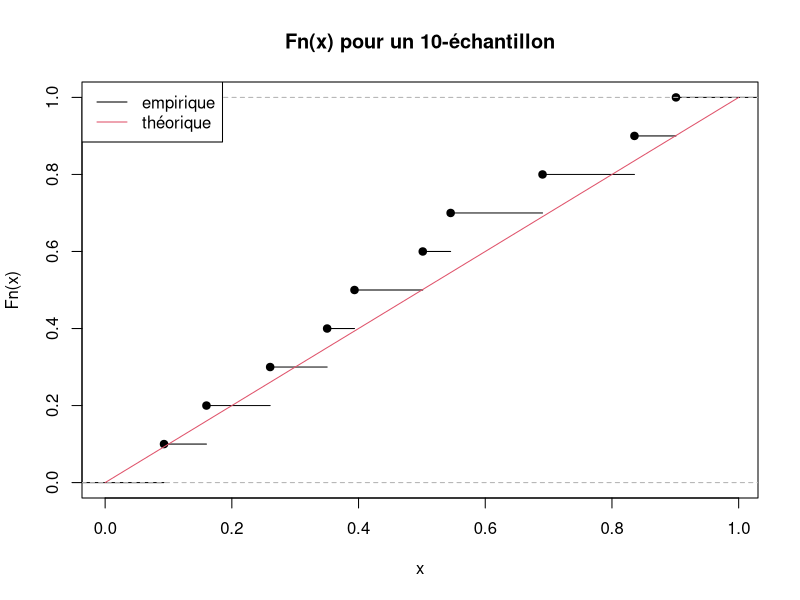
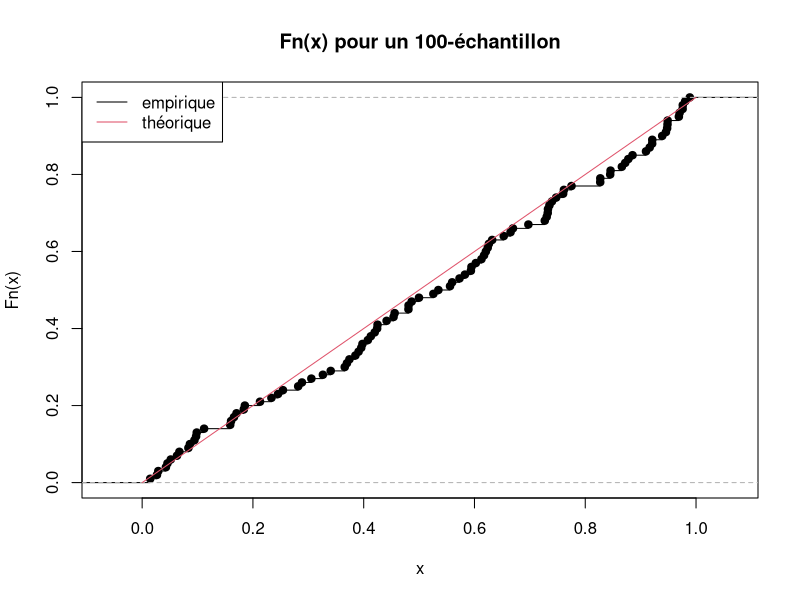
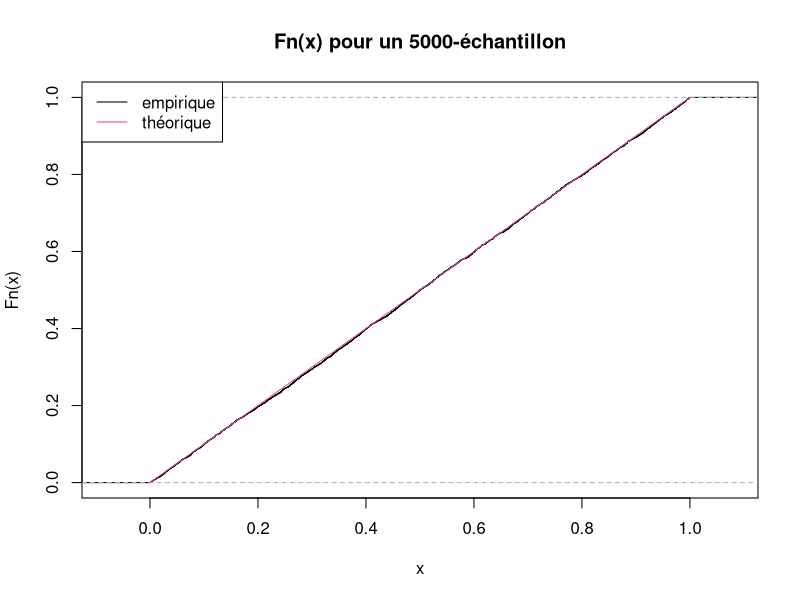
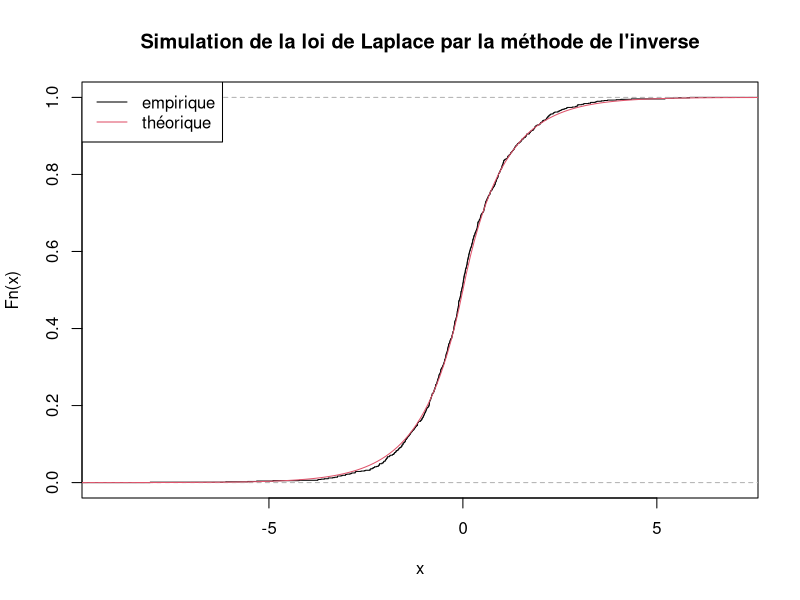
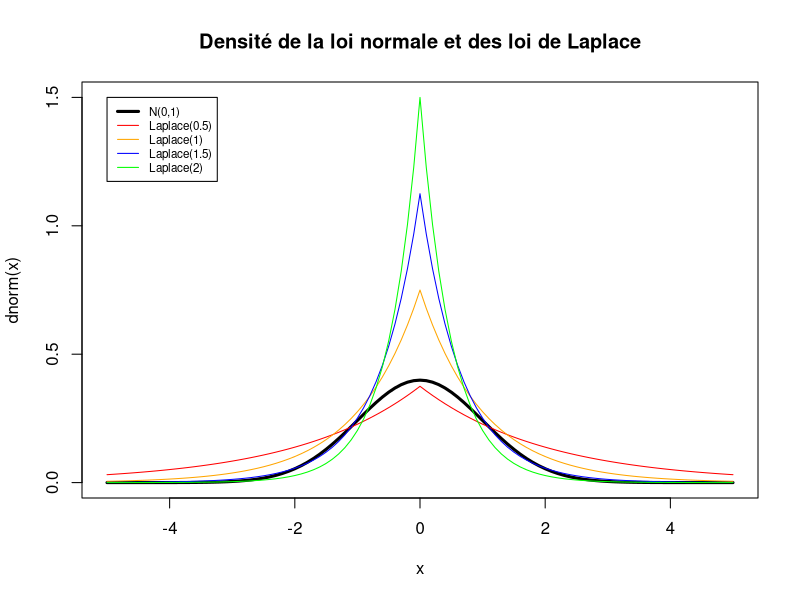
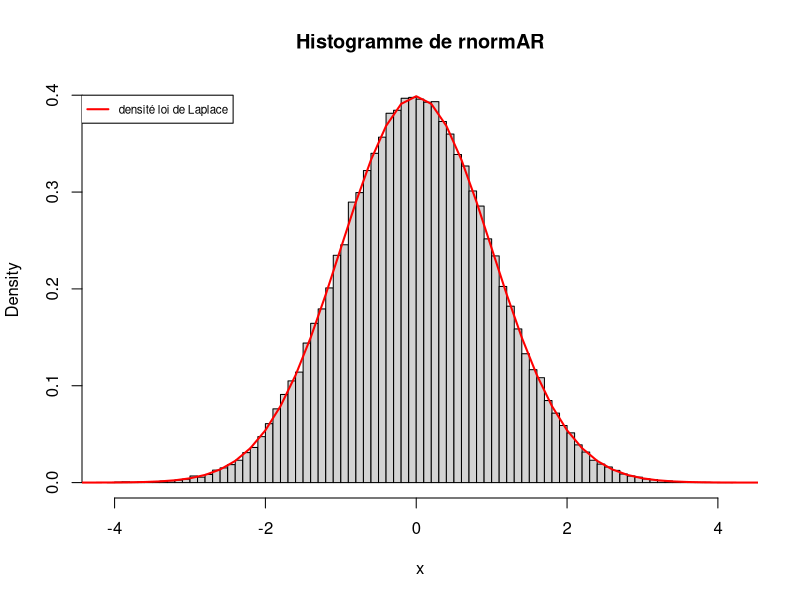
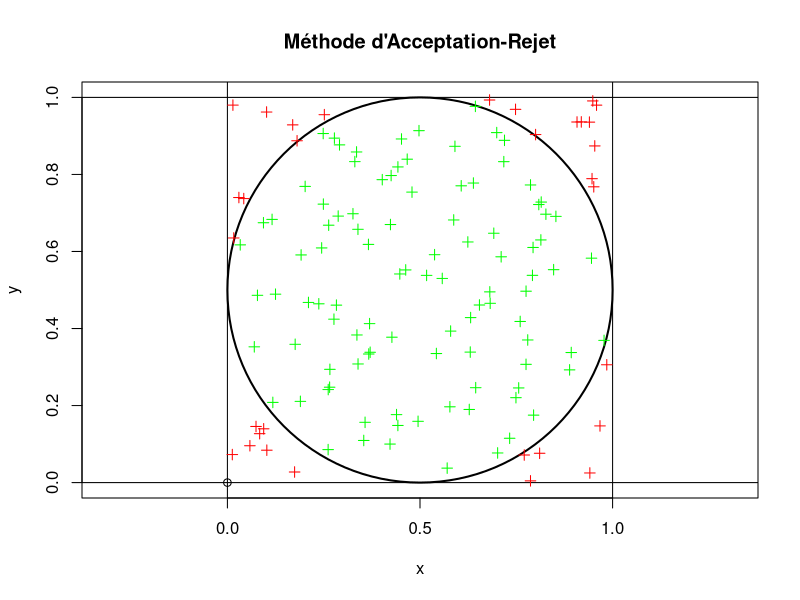
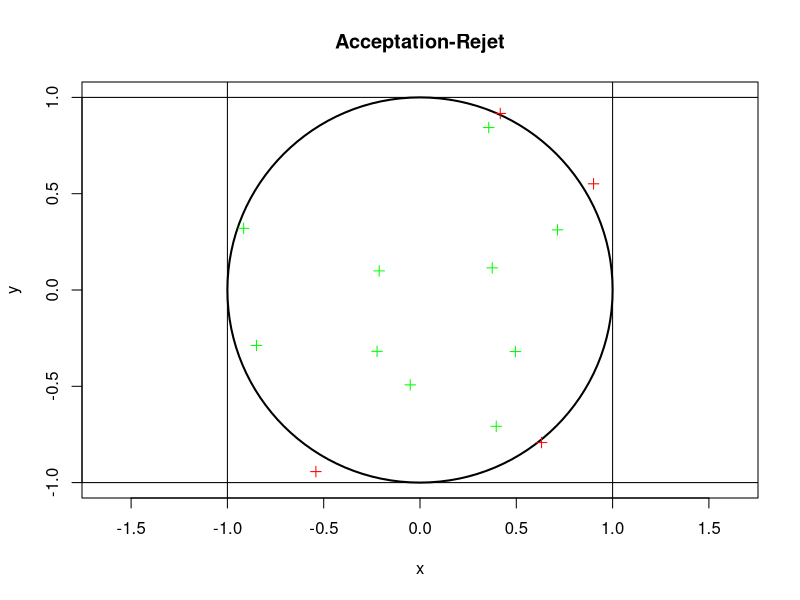

R code for these plots, in order:
## ---- chunk 1

#Code R2 ----

x10 = runif(10)
plot(ecdf(x10), main = "Fn(x) pour un 10-échantillon")

curve(punif, 0, 1, add = TRUE, col = 2)

legend("topleft", legend = c("empirique", "théorique"), col = c(1, 2), lty = c(1, 1));
## ---- chunk 2

x100 = runif(100)
plot(ecdf(x100), main = "Fn(x) pour un 100-échantillon")

curve(punif, 0, 1, add = TRUE, col = 2)

legend("topleft", legend = c("empirique", "théorique"), col = c(1, 2), lty = c(1, 1));
## ---- chunk 3

x5000 = runif(5000)
plot(ecdf(x5000), main = "Fn(x) pour un 5000-échantillon")

curve(punif, 0, 1, add = TRUE, col = 2)

legend("topleft", legend = c("empirique", "théorique"), col = c(1, 2), lty = c(1, 1));
## ---- chunk 4
#Code R5 -------
rlaplace=function(n,a){

 u=runif(n);
 x=u
 x[u<=1/2]=1/a*log(2*x[u<=1/2]);
 x[u>1/2]=-1/a*log(2*(1-x[u>1/2]));

 return(x);
}

plot(ecdf(rlaplace(1000,1)),main="Simulation de la loi de Laplace par la méthode de l'inverse");
curve(1-1/2*exp(-1*x), from=0, to=10,add=TRUE, col=2)
curve(1/2*exp(1*x), from=-10, to=0,add=TRUE, col=2)
legend("topleft", legend = c("empirique", "théorique"), col = c(1, 2), lty = c(1, 1));
## ---- chunk 5

#fonction densité de la loi de Laplace de paramètre a
dlaplace=function(a,x){
  return(a/2*exp(-a*abs(x)));
}

#On trace la densité de la loi N(0,1) et la loi de Laplace pour plusieurs
#valeurs du paramètre a
curve(dnorm,from=-5,to=5,col="black",ylim=c(0,1.5),xname = "x",lwd=3);
curve(1.5*dlaplace(0.5,x),from = -5, to=5,add=TRUE,col="red"); #a=0.5
curve(1.5*dlaplace(1,x),from = -5, to=5,add=TRUE,col="orange"); #a=1
curve(1.5*dlaplace(1.5,x),from = -5, to=5,add=TRUE,col="blue"); #a=1.5
curve(1.5*dlaplace(2,x),from = -5, to=5,add=TRUE,col="green",ylim=2); #a=2
title("Densité de la loi normale et des loi de Laplace")
legend(x=-5,y=1.5,
       legend=c("N(0,1)","Laplace(0.5)","Laplace(1)","Laplace(1.5)","Laplace(2)"),
       col=c("black","red","orange","blue","green"),
       lwd=c(3,1,1,1,1),cex=0.7)


## ---- chunk 6
#simulation d'un n echantillon d'une loi normale en utilisant la méthode
#de l'acceptation-rejet
rnormAR=function(n){

  y=rlaplace(round(sqrt(2*exp(1)/pi)*n),1);
  cgy=sqrt(2*exp(1)/pi)*dlaplace(1,y);
  u=runif(round(sqrt(2*exp(1)/pi)*n));
  v=u*cgy

  return(y[v<=dnorm(y)]);
}
## ---- chunk 7
#On vérifie que l'on obtient bien environ n tirages
length(rnormAR(10000))
## ---- chunk 8
#On trace l'histogramme d'un échantillon tirés selon notre fonction rnormAR
hist(rnormAR(100000),freq=F,main="Histogramme de rnormAR",nclass=100,xlab="x")

#On compare avec la fonction densité de la loi N(0,1)
curve(dnorm(x),from=-10,to=10,col="red",add=T,lwd=2)

legend(y=0.4,x=-4.5,legend="densité loi de Laplace",col="red",cex=0.7,lwd=2)
## ---- chunk 9
#Test de Kolomogorv-Smirnov
S=0
for (i in 1:1000){
  x=rnormAR(1000)
  test = ks.test(x,"pnorm")
  S=S+test$p.value
  }
S/1000
## ---- chunk 10
#Comparaison des vitesses d'éxécutions
N = 10^(1:7)
temps_classique = rep(0,7)
temps_AR = rep(0,7)

for (k in 1:7){
  temps_classique[k]=round(system.time(rnorm(N[k]))[1],6)
  temps_AR[k]=round(system.time(rnormAR(N[k]))[1],6)
}
matrice = rbind(temps_classique,temps_AR)
colnames(matrice) = N
matrice

## ---- chunk 11
#  Définition du cercle
cercle <- function(x, y) {
  # Retourne TRUE si (x, y) est dans le disque de centre (1/2, 1/2) et rayon 1/2
  (x - 0.5)^2 + (y - 0.5)^2 <= 0.25
}

# Aire du disque
aireS <- pi / 4

#Fonction indicatrice
indicatriceS <- function(x, y) {
  as.numeric(cercle(x, y))  # 1 si (x, y) dans le disque S, 0 sinon
}

# Méthode d'acceptation-rejet
acceptation_rejet <- function(n) {
  c <- 1 / aireS
  res <- matrix(NA, n, 2)
  i <- 1

  plot(0, 0, xlim=c(0,1), ylim=c(0,1), main="Méthode d'Acceptation-Rejet", asp=1,ylab="y",xlab="x")
  symbols(0.5, 0.5, circles=0.5, inches=FALSE, add=TRUE, lwd=2)
  abline(v=c(0,1), h=c(0,1))

  while (i <= n) {
    x <- runif(1)
    y <- runif(1)
    z <- runif(1)

    if (z * c <= indicatriceS(x, y) / aireS) {
      res[i, ] <- c(x, y)
      points(x, y, col="green", pch=3)
      i <- i + 1
    } else {
      points(x, y, col="red", pch=3)
    }
  }
}

acceptation_rejet(100)
## ---- chunk 12
# Définition du disque unité
cercle <- function(x, y) {
  # Retourne TRUE si (x, y) est dans le disque de centre (0,0) et de rayon 1
  (x)^2 + (y)^2 <= 1
}

# Aire du disque
aireS <- pi

# Fonction g1 : densité uniforme sur le carré [-1,1]^2
g1 <- function(x, y) {
  as.numeric(x >= -1 & x <= 1 & y >= -1 & y <= 1)
}

# Fonction indicatrice du disque
indicatriceS <- function(x, y) {
  as.numeric(cercle(x, y))  # 1 si (x, y) dans S, 0 sinon
}

# Méthode d'acceptation-rejet
acceptation_rejet <- function(n) {
  c <- 1 / aireS
  res <- matrix(NA, n, 2)
  i <- 1

  plot(0, 0, xlim=c(-1,1), ylim=c(-1,1), pch=NA,main="Acceptation-Rejet", asp=1,ylab="y",xlab="x")
  abline(v=c(-1,1), h=c(-1,1))
  symbols(0, 0, circles=1, inches=FALSE, add=TRUE, lwd=2)

  while (i <= n) {
    x <- runif(1, -1, 1)
    y <- runif(1, -1, 1)
    z <- runif(1)

    if (z * c * g1(x, y) <= indicatriceS(x, y) / aireS) {
      res[i, ] <- c(x, y)
      points(x, y, col="green", pch=3)
      i <- i + 1
    } else {
      points(x, y, col="red", pch=3)
    }
  }
}

acceptation_rejet(10)
